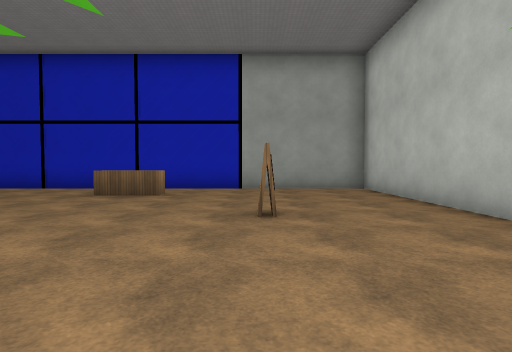
[1] (above)

14 first-person views from a walk through a level from a Godot 3-D game. The camera is 1.4 m above the floor, tilts 2° down and sees 80° across. The floor is counted in squares, 2 m on a side. Each view is taken from the middle of a square. On the plan, view 1 faces up. The plan holds only what a view shows up to about 10 squares ahead; the rest is blank. The place goes on beyond the plan. Surface patterns are stand-ins for the level's own textures.

[2]
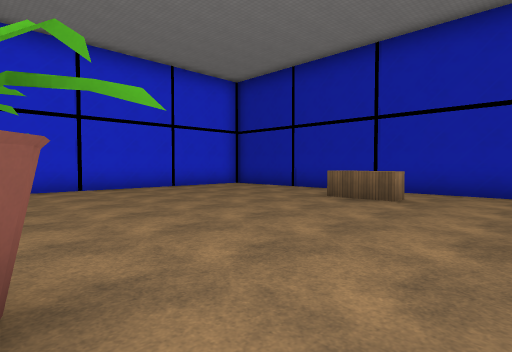

[3]
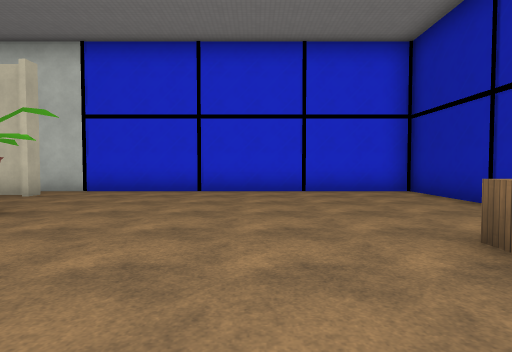

[4]
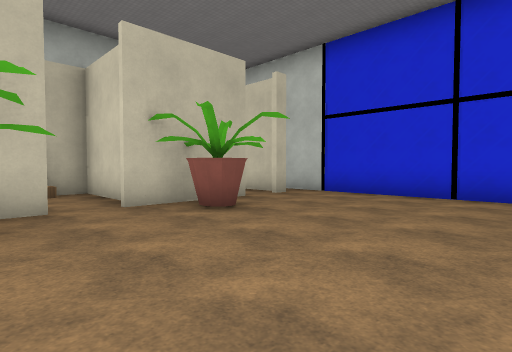

[5]
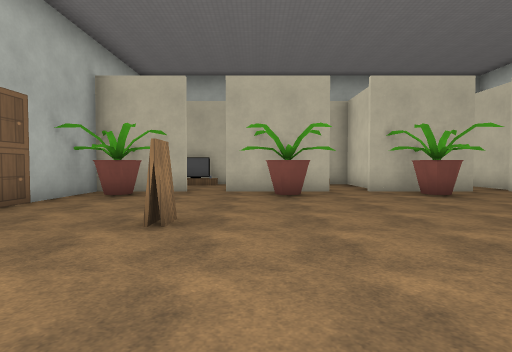

[6]
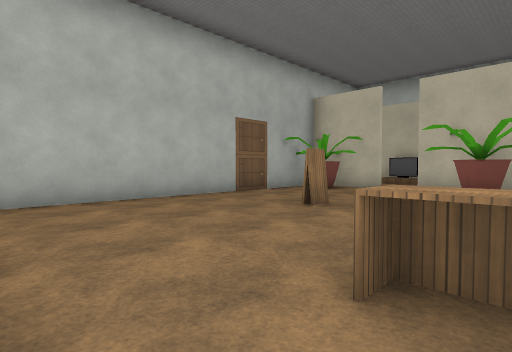

[7]
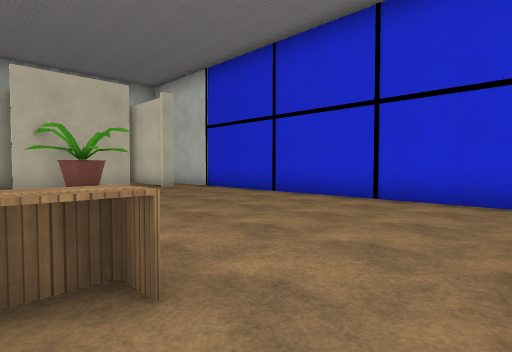

[8]
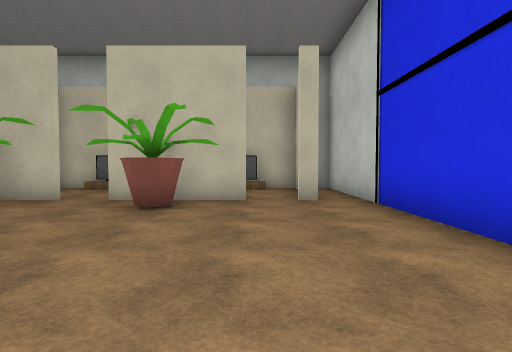

[9]
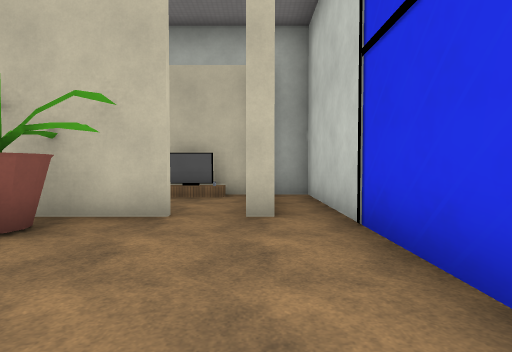

[10]
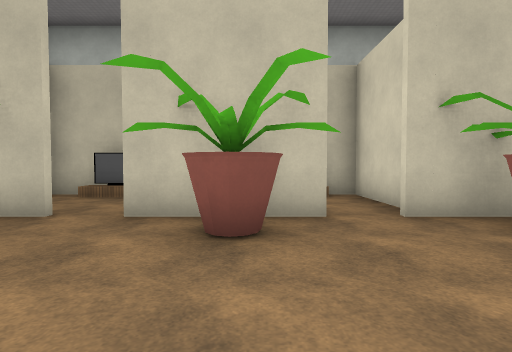

[11]
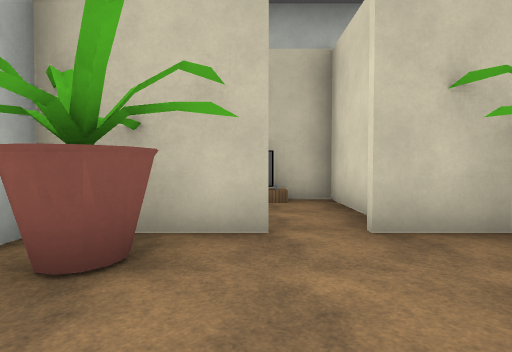

[12]
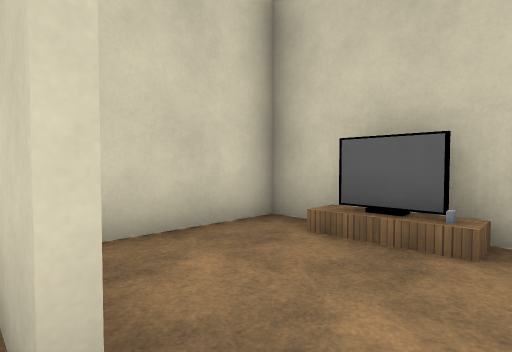

[13]
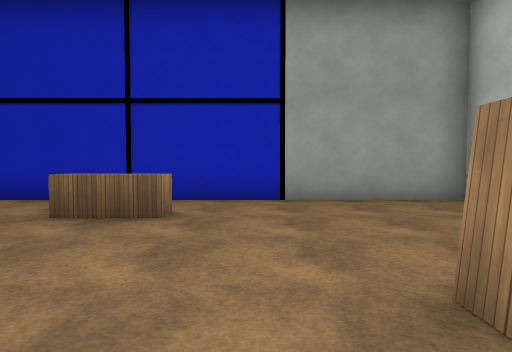

[14]
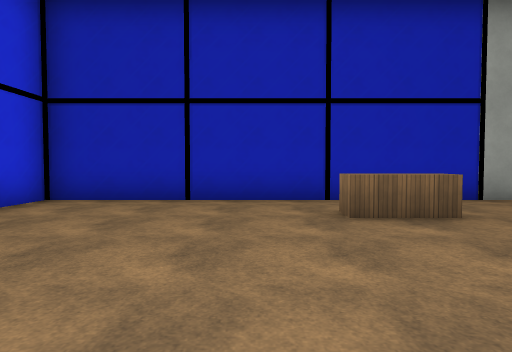

### Floor plan
Key: @ floor where view 1 was taken; # wall or solid block; . floor; E desk; T TV.
Columns run from 10 left of view 1 to 4 right of it. Each row starts with its distance up from view 1.
 10 ############
  9 #.............#
  8 #.............#
  7 #......E......#
  6 #.............#
  5 #.............#
  4 #.........#...#
  3 #.............#
  2 #.............#
  1 #....#..#...###
  0 #...######@###
 -1 #.#. ##  #...#
 -2 #.#..#   #...#
 -3 #.#T##   #.T.#
 -4 ###      #####

Positions as (right, up) in squares from view 1, and headings:
1: (0, 0), facing up
2: (0, 1), facing up-left
3: (-1, 5), facing left
4: (-2, 5), facing down-left
5: (-1, 8), facing down
6: (-3, 9), facing down-right
7: (-3, 9), facing down-left
8: (-7, 6), facing down
9: (-8, 4), facing down
10: (-2, 4), facing down
11: (1, 3), facing down
12: (0, 0), facing down-right
13: (-1, 3), facing up
14: (-5, 3), facing up
